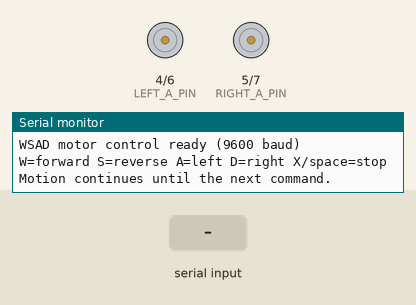
This sketch was run on a simulated Arduino Uno, built with avr-gcc and run on an emulated ATmega328P. Shown: motor-driver pin pairs drawn as motors (green arrow = first pin HIGH = forward, orange = second pin HIGH = backward, longer = more drive, scaled by the enable pin), the last lines printed to the serial monitor. The test bench sets the inputs (shaded band).

Above: at 1.2 s.
1.3 s: "W\n" received over Serial
At 1.8 s:
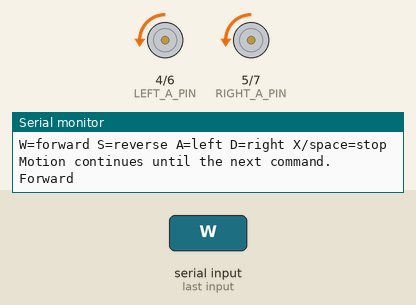
2.8 s: byte 83 ('S') received over Serial
At 4.0 s:
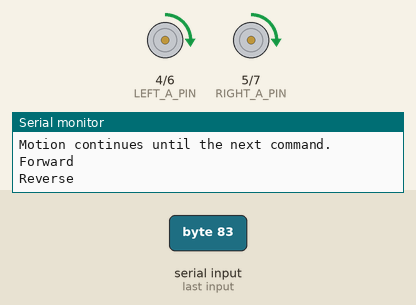
4.3 s: byte 65 ('A') received over Serial
At 5.3 s:
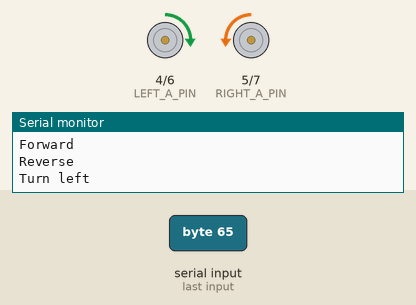
5.8 s: byte 68 ('D') received over Serial
At 6.4 s:
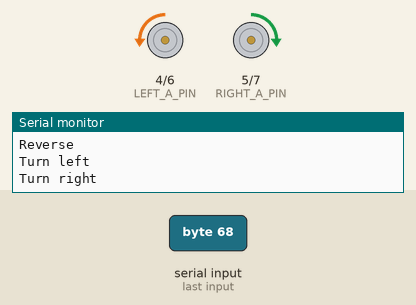
7.3 s: byte 88 ('X') received over Serial
At 8.5 s:
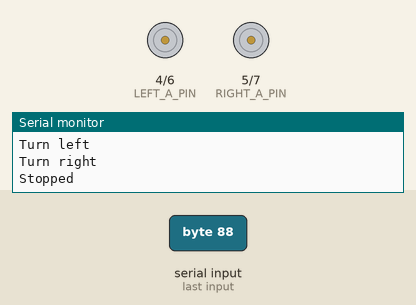
8.8 s: "S\n" received over Serial
At 9.9 s:
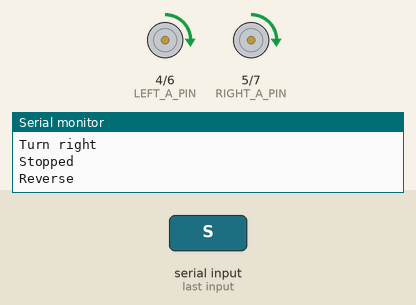
Timing chart, 0 to 11.3 s (numbered marks = the images above; inputs shaded):
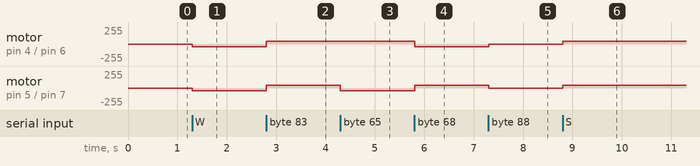

Measured:
- after the input at 1.3 s, motor on pin 4 (LEFT_A_PIN) / pin 6 (LEFT_B_PIN), motor on pin 5 (RIGHT_A_PIN) / pin 7 (RIGHT_B_PIN): stopped → backward 40/255 at once
- after the input at 2.8 s, motor on pin 4 (LEFT_A_PIN) / pin 6 (LEFT_B_PIN), motor on pin 5 (RIGHT_A_PIN) / pin 7 (RIGHT_B_PIN): backward 40/255 → forward 40/255 at once
- after the input at 4.3 s, motor on pin 5 (RIGHT_A_PIN) / pin 7 (RIGHT_B_PIN): forward 40/255 → backward 40/255 at once
- after the input at 5.8 s, motor on pin 4 (LEFT_A_PIN) / pin 6 (LEFT_B_PIN): forward 40/255 → backward 40/255 at once; motor on pin 5 (RIGHT_A_PIN) / pin 7 (RIGHT_B_PIN): backward 40/255 → forward 40/255 at once
- after the input at 7.3 s, motor on pin 4 (LEFT_A_PIN) / pin 6 (LEFT_B_PIN): backward 40/255 → stopped at once; motor on pin 5 (RIGHT_A_PIN) / pin 7 (RIGHT_B_PIN): forward 40/255 → stopped at once
- after the input at 8.8 s, motor on pin 4 (LEFT_A_PIN) / pin 6 (LEFT_B_PIN), motor on pin 5 (RIGHT_A_PIN) / pin 7 (RIGHT_B_PIN): stopped → forward 40/255 at once

The sketch:

serial_wsad.ino
```cpp
// Open this sketch separately from ../ardino_demo.ino.
// Serial: 9600 baud. W/S = forward/reverse, A/D = turn, X/space = stop.
// Commands stay active until the next command. CR/LF are ignored.
// M1 is assumed to be the left motor; M2 is the right motor.

const int LEFT_A_PIN = 4;
const int LEFT_B_PIN = 6;
const int LEFT_PWM_PIN = 9;
const int RIGHT_A_PIN = 5;
const int RIGHT_B_PIN = 7;
const int RIGHT_PWM_PIN = 10;

// PWM range: 0..255. Keep the speed from the original sketch.
const int MOTOR_PWM = 40;
// Set the corresponding flag to true if a wheel runs backwards.
const bool LEFT_REVERSED = false;
const bool RIGHT_REVERSED = false;

void stopAll() {
  analogWrite(LEFT_PWM_PIN, 0);
  analogWrite(RIGHT_PWM_PIN, 0);
  digitalWrite(LEFT_A_PIN, LOW);
  digitalWrite(LEFT_B_PIN, LOW);
  digitalWrite(RIGHT_A_PIN, LOW);
  digitalWrite(RIGHT_B_PIN, LOW);
}

// direction: 1 = forward, -1 = reverse, 0 = stopped.
void setMotor(int pinA, int pinB, int pwmPin, int direction, bool reversed) {
  if (reversed) {
    direction = -direction;
  }
  // The original sketch defines LOW/HIGH as forward.
  digitalWrite(pinA, direction < 0 ? HIGH : LOW);
  digitalWrite(pinB, direction > 0 ? HIGH : LOW);
  analogWrite(pwmPin, direction == 0 ? 0 : MOTOR_PWM);
}

void drive(int leftDirection, int rightDirection) {
  // Disable PWM before changing direction.
  stopAll();
  delay(2);
  setMotor(LEFT_A_PIN, LEFT_B_PIN, LEFT_PWM_PIN, leftDirection, LEFT_REVERSED);
  setMotor(RIGHT_A_PIN, RIGHT_B_PIN, RIGHT_PWM_PIN, rightDirection, RIGHT_REVERSED);
}

void setup() {
  pinMode(LEFT_A_PIN, OUTPUT);
  pinMode(LEFT_B_PIN, OUTPUT);
  pinMode(LEFT_PWM_PIN, OUTPUT);
  pinMode(RIGHT_A_PIN, OUTPUT);
  pinMode(RIGHT_B_PIN, OUTPUT);
  pinMode(RIGHT_PWM_PIN, OUTPUT);
  stopAll();

  Serial.begin(9600);
  Serial.println("WSAD motor control ready (9600 baud)");
  Serial.println("W=forward S=reverse A=left D=right X/space=stop");
  Serial.println("Motion continues until the next command.");
}

void loop() {
  while (Serial.available() > 0) {
    char command = Serial.read();
    if (command >= 'a' && command <= 'z') {
      command -= 'a' - 'A';
    }

    switch (command) {
      case 'W':
        drive(1, 1);
        Serial.println("Forward");
        break;
      case 'S':
        drive(-1, -1);
        Serial.println("Reverse");
        break;
      case 'A':
        drive(-1, 1);
        Serial.println("Turn left");
        break;
      case 'D':
        drive(1, -1);
        Serial.println("Turn right");
        break;
      case 'X':
      case ' ':
        stopAll();
        Serial.println("Stopped");
        break;
      case '\r':
      case '\n':
        break;
      default:
        Serial.println("Unknown command: use W/S/A/D or X to stop");
        break;
    }
  }
}
```
